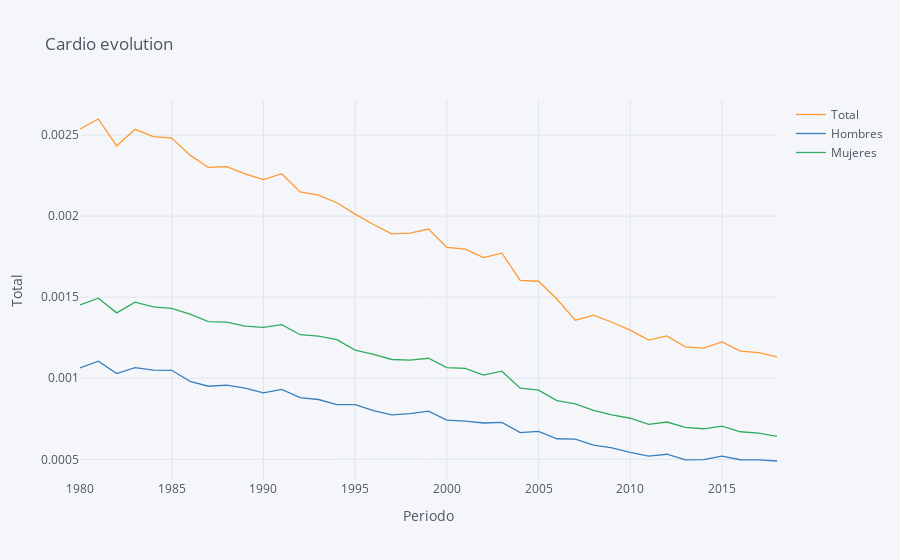

The code cell stored with this chart in its notebook:
### Markdown cell above
## ...and finally, show me some insights with Plotly!!!

### Code cell
# Cufflinks histogram
dataset1.iplot(kind='line',
                     title='Cardio evolution',
                     x='Periodo',
                     y=['Total','Hombres','Mujeres'],
                     yTitle='Total',
                     xTitle='Periodo')
